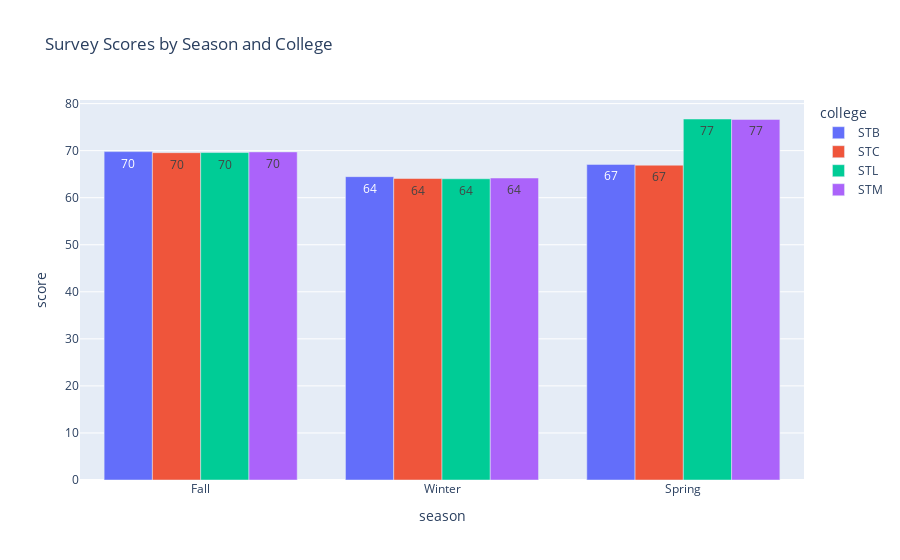

Here is the notebook cell this chart was saved with:
### Markdown cell above
This graph clearly shows how each school's scores changed over time. However, in order to more easily compare results among schools for each season, we can switch the `x` and `color` arguments:

### Code cell
fig_survey_results_by_season_and_college = px.bar(
    df_survey_results_by_college_long, 
    x = 'season', y = 'score', 
    title = 'Survey Scores by Season and College',
      color = 'college', text_auto = '.0f', barmode = 'group')
fig_survey_results_by_season_and_college

### Figure 1 — Plotly figure (JSON) as saved in the notebook; plotly's stock layout.template omitted (floating-point values rounded to 4 significant figures)
{"data": [{"alignmentgroup": "True", "hovertemplate": "college=STB<br>season=%{x}<br>score=%{y}<extra></extra>", "legendgroup": "STB", "marker": {"color": "#636efa", "pattern": {"shape": ""}}, "name": "STB", "offsetgroup": "STB", "orientation": "v", "showlegend": true, "textposition": "auto", "texttemplate": "%{y:.0f}", "type": "bar", "x": ["Fall", "Winter", "Spring"], "xaxis": "x", "y": [69.8, 64.47, 67.08], "yaxis": "y"}, {"alignmentgroup": "True", "hovertemplate": "college=STC<br>season=%{x}<br>score=%{y}<extra></extra>", "legendgroup": "STC", "marker": {"color": "#EF553B", "pattern": {"shape": ""}}, "name": "STC", "offsetgroup": "STC", "orientation": "v", "showlegend": true, "textposition": "auto", "texttemplate": "%{y:.0f}", "type": "bar", "x": ["Fall", "Winter", "Spring"], "xaxis": "x", "y": [69.57, 64.08, 66.91], "yaxis": "y"}, {"alignmentgroup": "True", "hovertemplate": "college=STL<br>season=%{x}<br>score=%{y}<extra></extra>", "legendgroup": "STL", "marker": {"color": "#00cc96", "pattern": {"shape": ""}}, "name": "STL", "offsetgroup": "STL", "orientation": "v", "showlegend": true, "textposition": "auto", "texttemplate": "%{y:.0f}", "type": "bar", "x": ["Fall", "Winter", "Spring"], "xaxis": "x", "y": [69.6, 64.03, 76.73], "yaxis": "y"}, {"alignmentgroup": "True", "hovertemplate": "college=STM<br>season=%{x}<br>score=%{y}<extra></extra>", "legendgroup": "STM", "marker": {"color": "#ab63fa", "pattern": {"shape": ""}}, "name": "STM", "offsetgroup": "STM", "orientation": "v", "showlegend": true, "textposition": "auto", "texttemplate": "%{y:.0f}", "type": "bar", "x": ["Fall", "Winter", "Spring"], "xaxis": "x", "y": [69.74, 64.18, 76.64], "yaxis": "y"}], "layout": {"autosize": true, "barmode": "group", "legend": {"title": {"text": "college"}, "tracegroupgap": 0}, "title": {"text": "Survey Scores by Season and College"}, "xaxis": {"anchor": "y", "autorange": true, "domain": [0, 1], "range": [-0.5, 2.5], "title": {"text": "season"}, "type": "category"}, "yaxis": {"anchor": "x", "autorange": true, "domain": [0, 1], "range": [0, 80.77], "title": {"text": "score"}, "type": "linear"}}}
